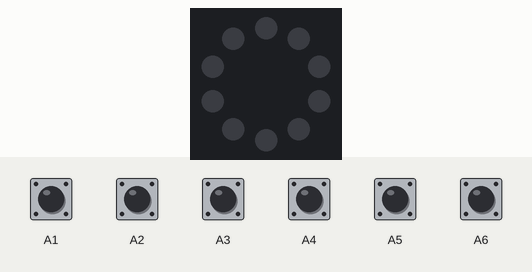
Simulated run of this program. Board: Circuit Playground running CircuitPython. Shown: the board's ring of 10 RGB LEDs (number 0 left of the top, counting anticlockwise). Inputs (shaded band) come from the test bench; at power-on: A1–6 LOW. Dim RGB values are drawn brighter than linear; touch pads read as touched when driven HIGH.

Above: at 1.2 s.
1.3 s: A1 pulled HIGH for 0.15 s
At 2.5 s:
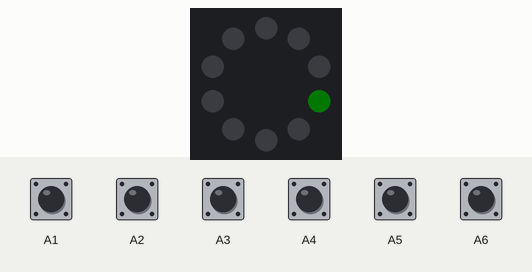
2.9 s: A2 pulled HIGH for 0.15 s
At 3.8 s:
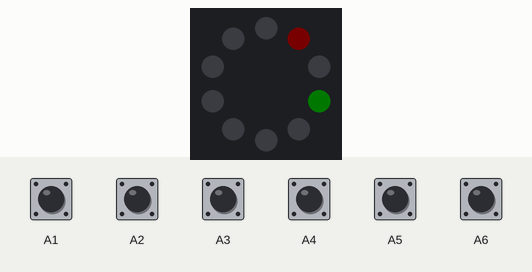
4.5 s: A3 pulled HIGH for 0.15 s
At 5.0 s:
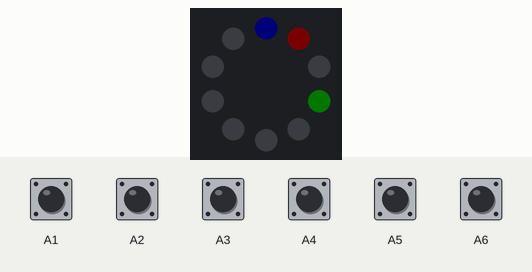
6.1 s: A4 pulled HIGH for 0.15 s
At 7.3 s:
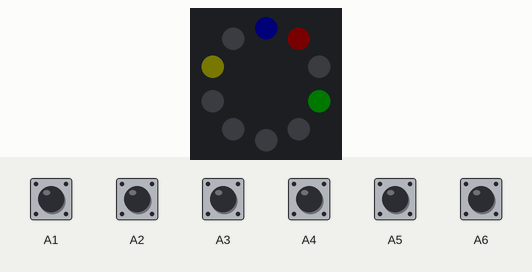
7.7 s: A5 pulled HIGH for 0.15 s
At 8.6 s:
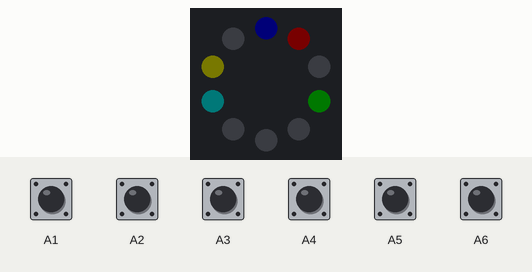
9.3 s: A6 pulled HIGH for 0.15 s
At 9.9 s:
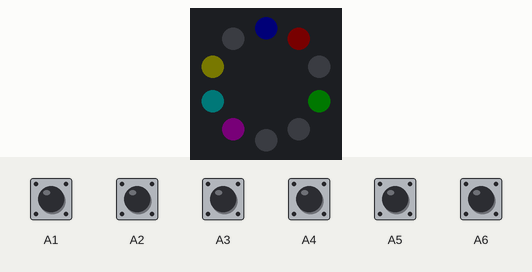
Timing chart, 0 to 11.9 s (numbered marks = the images above; inputs shaded):
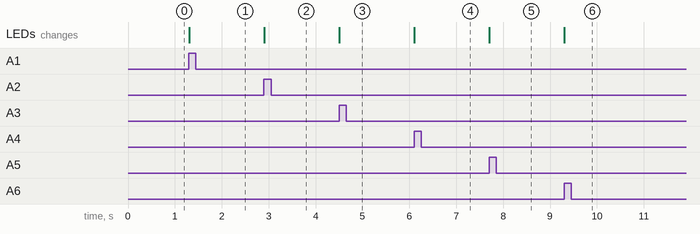

The program:

touch.py
```python
from adafruit_circuitplayground import cp
cp.pixels.brightness = 0.05
while True:
    if cp.touch_A1:
        cp.pixels[6] = (0,50,0)
    if cp.touch_A2:
        cp.pixels[8] = (50,0,0)
    if cp.touch_A3:
        cp.pixels[9] = (0,0,50)
    if cp.touch_A4:
        cp.pixels[1] = (50,50,0)
    if cp.touch_A5:
        cp.pixels[2] = (0,50,50)
    if cp.touch_A6:
        cp.pixels[3] = (50,0,50)
```

Measured:
- after the input at 1.3 s, the LEDs: change at once (image 1)
- after the input at 2.9 s, the LEDs: change at once (image 2)
- after the input at 4.5 s, the LEDs: change at once (image 3)
- after the input at 6.1 s, the LEDs: change at once (image 4)
- after the input at 7.7 s, the LEDs: change at once (image 5)
- after the input at 9.3 s, the LEDs: change at once (image 6)
